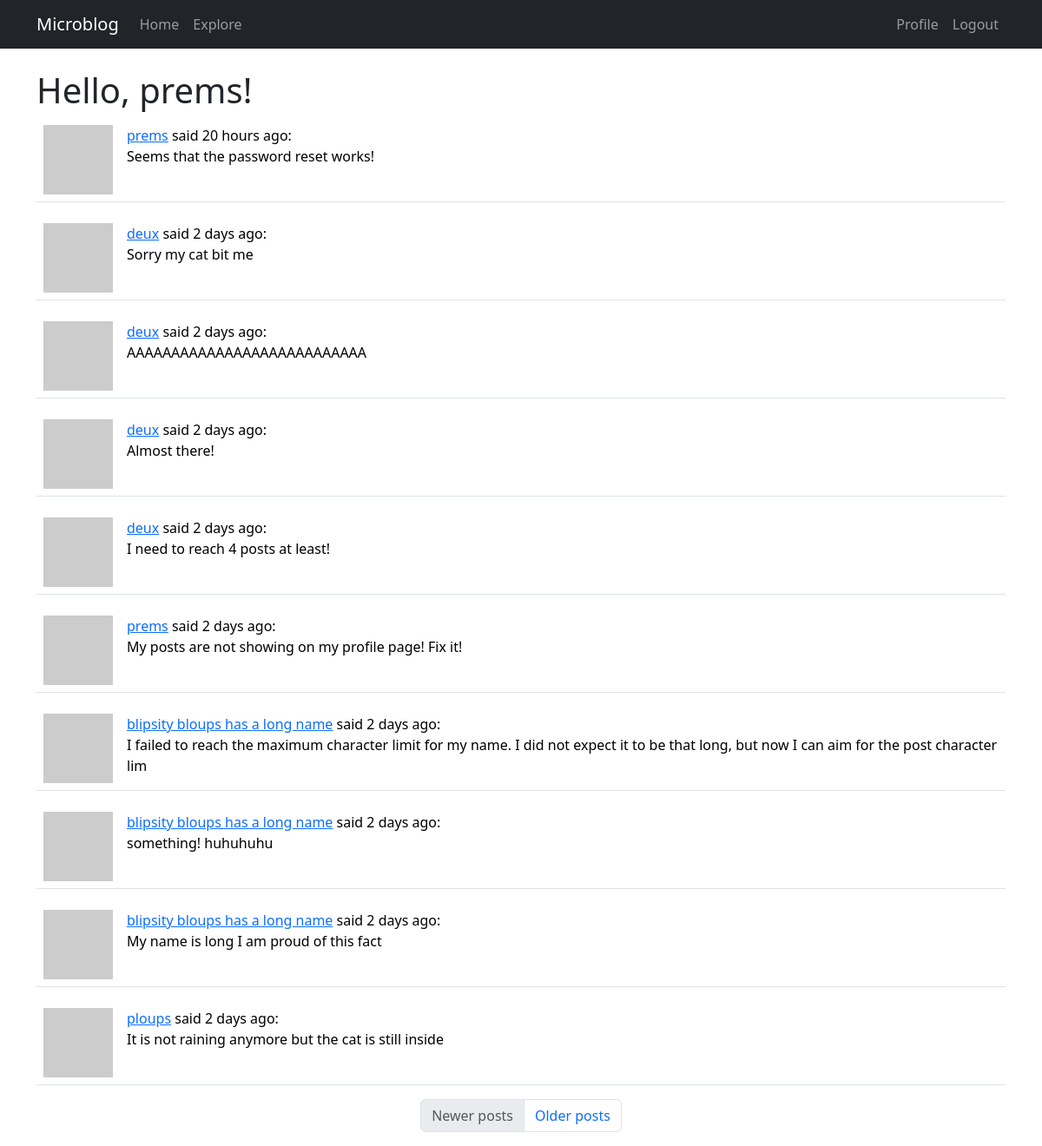
The page /explore (signed in) on the database as committed earlier.
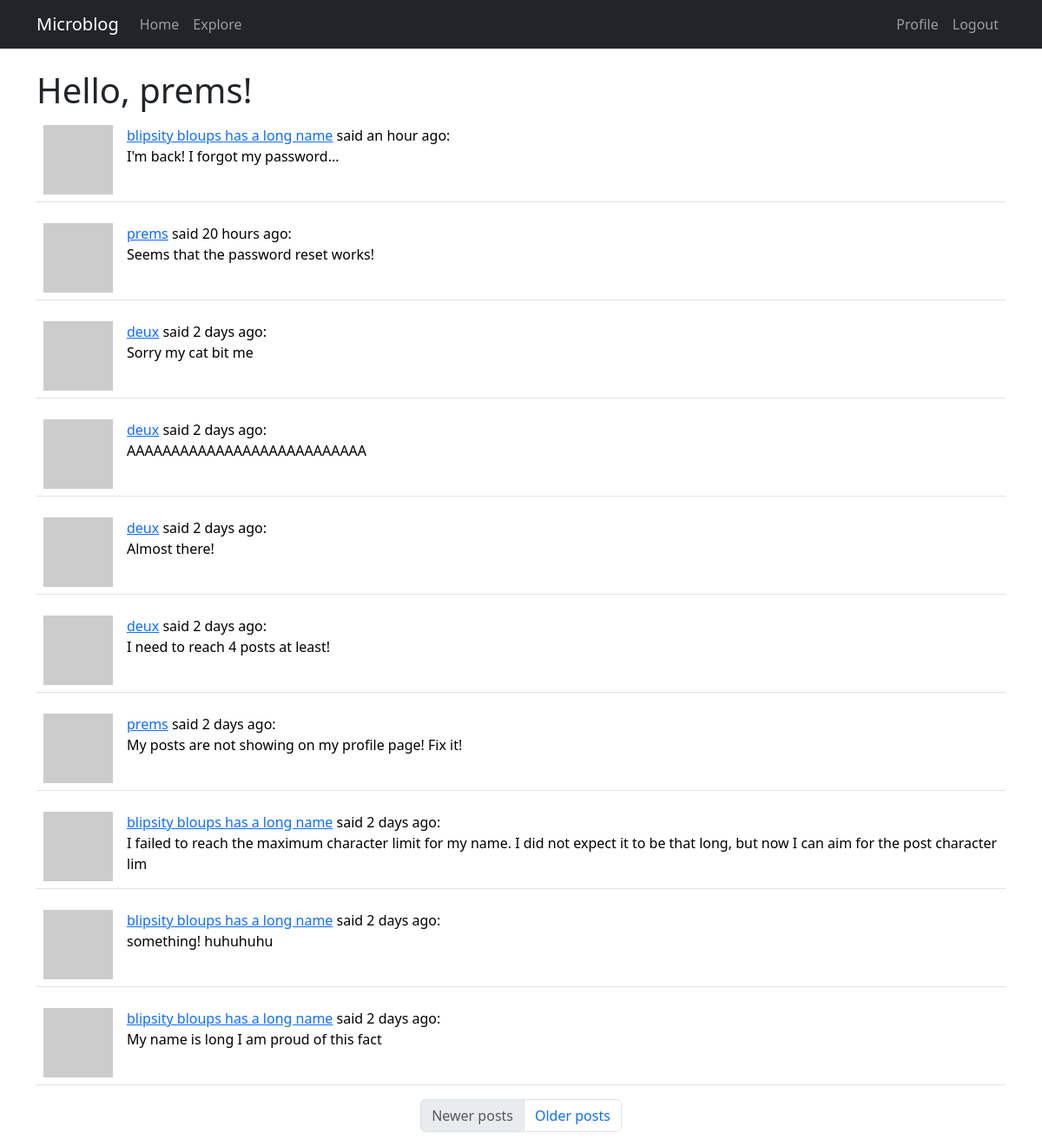
The same page on the database as committed later.
### app/models.py (models this page shows, shortened)
class Post(db.Model):
    id: so.Mapped[int] = so.mapped_column(primary_key=True)
    body: so.Mapped[str] = so.mapped_column(sa.String(140))
    timestamp: so.Mapped[datetime] = so.mapped_column(
        index=True, default=lambda: datetime.now(timezone.utc)
    )
    user_id: so.Mapped[int] = so.mapped_column(sa.ForeignKey(User.id), index=True)
    author: so.Mapped[User] = so.relationship(back_populates="posts")

class User(UserMixin, db.Model):
    id: so.Mapped[int] = so.mapped_column(primary_key=True)
    username: so.Mapped[str] = so.mapped_column(sa.String(64), index=True, unique=True)
    email: so.Mapped[str] = so.mapped_column(sa.String(120), index=True, unique=True)
    password_hash: so.Mapped[Optional[str]] = so.mapped_column(sa.String(256))
    posts: so.WriteOnlyMapped["Post"] = so.relationship(back_populates="author")
    about_me: so.Mapped[Optional[str]] = so.mapped_column(sa.String(140))
    last_seen: so.Mapped[Optional[datetime]] = so.mapped_column(
        default=lambda: datetime.now(timezone.utc)
    )
    following: so.WriteOnlyMapped["User"] = so.relationship(
        secondary=followers,
        primaryjoin=(followers.c.follower_id == id),
        secondaryjoin=(followers.c.followed_id == id),
        back_populates="followers",
    )
    followers: so.WriteOnlyMapped["User"] = so.relationship(
        secondary=followers,
        primaryjoin=(followers.c.followed_id == id),
        secondaryjoin=(followers.c.follower_id == id),
        back_populates="following",
    )
    def avatar(self, size):
        digest = md5(self.email.lower().encode("utf-8")).hexdigest()
        return f"https://www.gravatar.com/avatar/{digest}?d=identicon&s={size}"

### app/routes.py (the view)
@app.route("/explore")
@login_required
def explore():
    page = request.args.get("page", 1, int)
    query = sa.select(Post).order_by(Post.timestamp.desc())
    posts = db.paginate(
        query, page=page, per_page=app.config["POSTS_PER_PAGE"], error_out=False
    )
    prev_url = url_for("explore", page=posts.prev_num) if posts.has_prev else None
    next_url = url_for("explore", page=posts.next_num) if posts.has_next else None
    return render_template(
        "index.html", title=_("Explore"), posts=posts, prev_url=prev_url, next_url=next_url
    )

### app/__init__.py (called while the page is built)
def get_locale():
    return request.accept_languages.best_match(app.config["LANGUAGES"])

### app/models.py (called while the page is built)
@login.user_loader
def load_user(id):
    return db.session.get(User, int(id))

### app/routes.py (called while the page is built)
@app.before_request
def before_request():
    if current_user.is_authenticated:
        current_user.last_seen = datetime.now(timezone.utc)
        db.session.commit()

### app/templates/index.html (shortened to what this page needs)
{% extends 'base.html' %}
{% import "bootstrap_wtf.html" as wtf %}
{% block content %}
<h1>{{_("Hello")}}, {{ current_user.username }}!</h1>
{% for post in posts %}
{% include '_post.html' %}
{% endfor %}
<nav aria-label="Post navigation">
  <ul class="pagination justify-content-center">
    <li class="page-item {% if not prev_url %} disabled{% endif %}">
      <a class="page-link" href="{{ prev_url }}">{{_("Newer posts")}}</a>
    </li>
    <li class=" page-item {% if not next_url %} disabled{% endif %}">
        <a class="page-link" href="{{ next_url }}">{{_("Older posts")}}</a>
    </li>
  </ul>
</nav>
{% endblock %}

### app/templates/_post.html
<table class="table table-hover">
    <tr valign="top">
        <td width="70px">
            <a href="{{ url_for('user', username=post.author.username) }}">
                <img src="{{ post.author.avatar(36) }}"></a>
        </td>
        <td>
            <a href="{{ url_for('user', username=post.author.username) }}">
                {{ post.author.username }}</a>
            {{_("said")}} {{ moment(post.timestamp).fromNow() }}:
            <br>
            {{ post.body }}
        </td>
    </tr>
</table>

Rows that differ between the two databases and show on the page:
no longer on this page (row unchanged): Post: author.username "ploups", timestamp "2 days ago", body "It is not raining anymore but the cat is still inside"
added Post: author.username "blipsity bloups has a long name", timestamp "an hour ago", body "I'm back! I forgot my password..."
